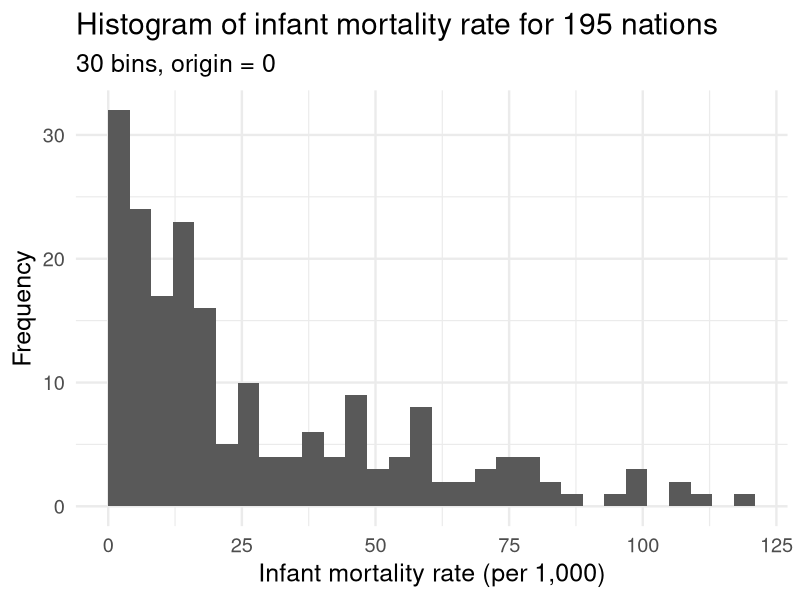

Generate this figure with R: (Note: this script raises an error after producing the figure.)
## ---- chunk 1
knitr::opts_chunk$set(cache = TRUE,
                      message = FALSE,
                      warning = FALSE)

library(tidyverse)
library(patchwork)

options(digits = 3)
set.seed(1234)
theme_set(theme_minimal(base_size = 18))
## ---- chunk 2
infant <- read_csv("../data/infant.csv") %>%
  # remove non-countries
  filter(is.na(`Value Footnotes`) | `Value Footnotes` != 1) %>%
  select(`Country or Area`, Year, Value) %>%
  rename(country = `Country or Area`,
         year = Year,
         mortal = Value)
## ---- chunk 3
ggplot(infant, aes(mortal)) +
  geom_histogram(bins = 30, boundary = 0) +
  labs(title = "Histogram of infant mortality rate for 195 nations",
       subtitle = "30 bins, origin = 0",
       x = "Infant mortality rate (per 1,000)",
       y = "Frequency")
## ---- chunk 4
x <- rnorm(1000)

{
  qplot(x, geom = "blank") +
    stat_function(fun = dnorm) +
    labs(title = "Gaussian (normal) kernel",
         x = NULL,
         y = NULL)
} +
{
  ggplot(infant, aes(mortal)) +
    geom_density(kernel = "gaussian") +
    labs(title = "Infant mortality rate for 195 nations",
         x = "Infant mortality rate (per 1,000)",
         y = "Density")
}
## ---- chunk 5
x <- runif(1000, -1.5, 1.5)
x_lines <- tribble(
  ~x, ~y, ~xend, ~yend,
  -1, 0, -1, .5,
  1, 0, 1, .5
)

{
  qplot(x, geom = "blank") +
    stat_function(fun = dunif, args = list(min = -1), geom = "step") +
    # geom_segment(data = x_lines, aes(x = x, y = y, xend = xend, yend = yend)) +
    labs(title = "Rectangular kernel",
         x = NULL,
         y = NULL)
} +
{
  ggplot(infant, aes(mortal)) +
    geom_density(kernel = "rectangular") +
    labs(title = "Infant mortality rate for 195 nations",
         x = "Infant mortality rate (per 1,000)",
         y = "Density")
}
## ---- chunk 6
# define custom kernel functions
triangular <- function(x) {
  (1 - abs(x)) * ifelse(abs(x) <= 1, 1, 0)
}

biweight <- function(x) {
  (15 / 16) * (1 - x^2)^2 * ifelse(abs(x) <= 1, 1, 0)
}

epanechnikov <- function(x) {
  (15 / 16) * (1 - x^2)^2 * ifelse(abs(x) <= 1, 1, 0)
}

qplot(x, geom = "blank") +
  stat_function(aes(color = "Gaussian"), fun = dnorm) +
  stat_function(aes(color = "Epanechnikov"), fun = epanechnikov) +
  stat_function(aes(color = "Rectangular"), fun = dunif,
                args = list(min = -1), geom = "step") +
  stat_function(aes(color = "Triangular"), fun = triangular) +
  stat_function(aes(color = "Biweight"), fun = biweight) +
  scale_color_brewer(type = "qual") +
  labs(x = NULL,
       y = NULL,
       color = NULL) +
  theme(legend.position = c(0.04, 1),
        legend.justification = c(0, 1),
        legend.background = element_rect(fill = "white"))

ggplot(infant, aes(mortal)) +
  geom_density(aes(color = "Gaussian"), kernel = "gaussian") +
  geom_density(aes(color = "Epanechnikov"), kernel = "epanechnikov") +
  geom_density(aes(color = "Rectangular"), kernel = "rectangular") +
  geom_density(aes(color = "Triangular"), kernel = "triangular") +
  geom_density(aes(color = "Biweight"), kernel = "biweight") +
  scale_color_brewer(type = "qual") +
  labs(title = "Density estimators of infant mortality rate for 195 nations",
       x = "Infant mortality rate (per 1,000)",
       y = "Density",
       color = "Kernel") +
  theme(legend.position = c(0.96, 1),
        legend.justification = c(1, 1),
        legend.background = element_rect(fill = "white"))
## ---- chunk 7
n <- 1000000
wage <- data_frame(educ = rpois(n, lambda = 12),
                   age = rpois(n, lambda = 40),
                   prestige = rpois(n, lambda = 3)) %>%
  mutate(educ = ifelse(educ > 25, 25, educ),
         wage = 10 + 2 * educ + .5 * age + 5 * prestige + rnorm(n, 0, 3))

ggplot(wage, aes(wage)) +
  geom_histogram(binwidth = 5) +
  labs(title = "Histogram of simulated income data",
       subtitle = "Binwidth = 5",
       x = "Income, in thousands of dollars",
       y = "Frequency count")
## ---- chunk 8
wage %>%
  group_by(educ) %>%
  summarize(mean = mean(wage),
            sd = sd(wage)) %>%
  ggplot(aes(educ, mean, ymin = mean - sd, ymax = mean + sd)) +
  geom_errorbar() +
  geom_point() +
  labs(title = "Conditional income, by education level",
       subtitle = "Plus/minus SD",
       x = "Education level",
       y = "Income, in thousands of dollars")

wage %>%
  filter(educ == 12) %>%
  ggplot(aes(wage)) +
  geom_density() +
  geom_vline(xintercept = mean(wage$wage[wage$educ == 12]), linetype = 2) +
  labs(title = "Conditional distribution of income for education = 12",
       subtitle = str_c("Mean income = ", formatC(mean(wage$wage[wage$educ == 12]), digits = 3)),
       x = "Income, in thousands of dollars",
       y = "Frequency count")
## ---- chunk 9
# get data
prestige <- read_csv("../data/prestige.csv")
## ---- chunk 10
# bin into 5 and get means
prestige_bin <- prestige %>%
  mutate(bin = cut_number(income, 6)) %>%
  group_by(bin) %>%
  summarize(prestige = mean(prestige),
            income = mean(income))

# get cutpoints
labs <- levels(prestige_bin$bin)
cutpoints <- c(as.numeric( sub("\\((.+),.*", "\\1", labs) ),
  as.numeric( sub("[^,]*,([^]]*)\\]", "\\1", labs) )) %>%
  unique %>%
  sort %>%
  .[2:(length(.)-1)] %>%
  as_tibble

ggplot(prestige, aes(income, prestige)) +
  geom_point(shape = 1) +
  geom_line(data = prestige_bin) +
  geom_point(data = prestige_bin) +
  geom_vline(data = cutpoints, aes(xintercept = value), linetype = 2) +
  labs(title = "Naive nonparametric regression",
       subtitle = "Bins = 5",
       x = "Average income (in dollars)",
       y = "Occupational prestige")
## ---- chunk 11
# bin into 50 and get means
prestige_bin <- prestige %>%
  mutate(bin = cut_number(income, 51)) %>%
  group_by(bin) %>%
  summarize(prestige = mean(prestige),
            income = mean(income))

# get cutpoints
labs <- levels(prestige_bin$bin)
cutpoints <- c(as.numeric( sub("\\((.+),.*", "\\1", labs) ),
  as.numeric( sub("[^,]*,([^]]*)\\]", "\\1", labs) )) %>%
  unique %>%
  sort %>%
  .[2:(length(.)-1)] %>%
  as_tibble

ggplot(prestige, aes(income, prestige)) +
  geom_point(shape = 1) +
  geom_line(data = prestige_bin) +
  geom_point(data = prestige_bin) +
  geom_vline(data = cutpoints, aes(xintercept = value), linetype = 2, alpha = .25) +
  labs(title = "Naive nonparametric regression",
       subtitle = "Bins = 50",
       x = "Average income (in dollars)",
       y = "Occupational prestige")
## ---- chunk 12
ggplot(wage, aes(educ)) +
  geom_histogram(binwidth = 1) +
  labs(title = "Distribution of simulated wage data",
       x = "Education",
       y = "Frequency count")

ggplot(wage, aes(age)) +
  geom_histogram(binwidth = 1) +
  labs(title = "Distribution of simulated wage data",
       x = "Age",
       y = "Frequency count")

ggplot(wage, aes(prestige)) +
  geom_histogram(binwidth = 1) +
  labs(title = "Distribution of simulated wage data",
       x = "Job prestige",
       y = "Frequency count")
## ---- chunk 13
wage_np <- wage %>%
  group_by(educ, age, prestige) %>%
  summarize(wage_mean = mean(wage),
            wage_sd = sd(wage),
            n = n()) %>%
  ungroup %>%
  complete(educ, age, prestige, fill = list(wage_mean = NA,
                                          wage_sd = NA,
                                          n = 0))

# number of unique combos 
wage_unique <- nrow(wage_np)

# n for each unique combo
ggplot(wage_np, aes(n)) +
  geom_density() +
  labs(title = "Naive nonparametric regression of simulated wage data",
       x = "Number of observations for each unique combination",
       y = "Density")
## ---- chunk 14
n <- 10000000
wage10 <- data_frame(educ = rpois(n, lambda = 12),
                   age = rpois(n, lambda = 40),
                   prestige = rpois(n, lambda = 3)) %>%
  mutate(educ = ifelse(educ > 25, 25, educ),
         wage = 10 + 2 * educ + .5 * age + 5 * prestige + rnorm(n, 0, 3))

wage10_np <- wage10 %>%
  group_by(educ, age, prestige) %>%
  summarize(wage_mean = mean(wage),
            wage_sd = sd(wage),
            n = n()) %>%
  ungroup %>%
  complete(educ, age, prestige, fill = list(wage_mean = NA,
                                          wage_sd = NA,
                                          n = 0))

# number of unique combos 
wage10_unique <- nrow(wage10_np)

# n for each unique combo
ggplot(wage10_np, aes(n)) +
  geom_density() +
  labs(title = "Naive nonparametric regression of simulated wage data",
       x = "Number of observations for each unique combination",
       y = "Density")
